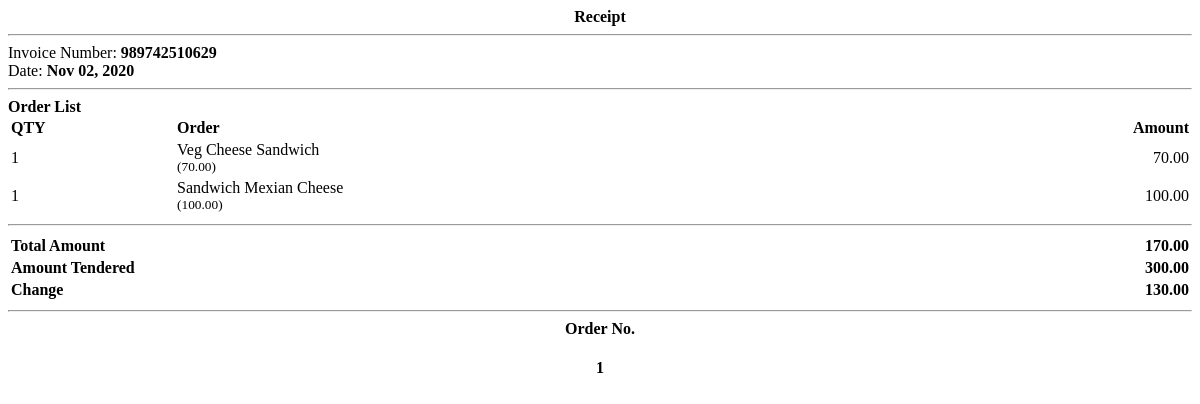
Page /receipt.php?id=1 on the committed database.
### tables this page shows
CREATE TABLE `order_items` (
  `id` int(30) NOT NULL,
  `order_id` int(30) NOT NULL,
  `product_id` int(30) NOT NULL,
  `qty` int(30) NOT NULL,
  `price` float NOT NULL,
  `amount` float NOT NULL
);

CREATE TABLE `products` (
  `id` int(30) NOT NULL,
  `category_id` int(30) NOT NULL,
  `name` varchar(200) NOT NULL,
  `description` text NOT NULL,
  `price` float NOT NULL,
  `status` tinyint(1) NOT NULL DEFAULT 1 COMMENT '0=Unavailable,1=Available'
);

### receipt.php (the view, shortened to what this page needs)
<?php
include 'db_connect.php';
$items = $conn->query("SELECT o.*,p.name FROM order_items o inner join products p on p.id = o.product_id where o.order_id = $id ");
?>
<div class="container-fluid">
	<p class="text-center"><b><?php echo $amount_tendered > 0 ? "Receipt" : "Bill" ?></b></p>
	<hr>
	<div class="flex">
		<div class="w-100">
			<?php if($amount_tendered > 0): ?>
			<p>Invoice Number: <b><?php echo $ref_no ?></b></p>
		<?php endif; ?>
			<p>Date: <b><?php echo date("M d, Y",strtotime($date_created)) ?></b></p>
		</div>
	</div>
	<hr>
	<p><b>Order List</b></p>
	<table width="100%">
		<thead>
			<tr>
				<td><b>QTY</b></td>
				<td><b>Order</b></td>
				<td class="text-right"><b>Amount</b></td>
			</tr>
		</thead>
		<tbody>
			<?php
			while($row = $items->fetch_assoc()):
			?>
			<tr>
				<td><?php echo $row['qty'] ?></td>
				<td><p><?php echo $row['name'] ?></p><?php if($row['qty'] > 0): ?><small>(<?php echo number_format($row['price'],2) ?>)</small> <?php endif; ?></td>
				<td class="text-right"><?php echo number_format($row['amount'],2) ?></td>
			</tr>
			<?php endwhile; ?>
		</tbody>
	</table>
	<hr>
	<table width="100%">
		<tbody>
			<tr>
				<td><b>Total Amount</b></td>
				<td class="text-right"><b><?php echo number_format($total_amount,2) ?></b></td>
			</tr>
			<?php if($amount_tendered > 0): ?>
			<tr>
				<td><b>Amount Tendered</b></td>
				<td class="text-right"><b><?php echo number_format($amount_tendered,2) ?></b></td>
			</tr>
			<tr>
				<td><b>Change</b></td>
				<td class="text-right"><b><?php echo number_format($amount_tendered - $total_amount,2) ?></b></td>
			</tr>
		<?php endif; ?>
		</tbody>
	</table>
	<hr>
	<p class="text-center"><b>Order No.</b></p>
	<h4 class="text-center"><b><?php echo $order_number ?></b></h4>
</div>

### receipt.php (style rules this page uses)
.flex { display: inline-flex; width: 100%; }
.text-center { text-align:center; }
.text-right { text-align:right; }
p { margin:unset; }

### rows in the picture
order_items: qty "1", product.name "Veg Cheese Sandwich", price "70.00", amount "70.00"
order_items: qty "1", product.name "Sandwich Mexian Cheese", price "100.00", amount "100.00"

### other values in the picture
$ref_no "989742510629"
date("M d, Y",strtotime($date_created)) "Nov 02, 2020"
$total_amount "170.00"
$amount_tendered "300.00"
$amount_tendered - $total_amount "130.00"
$order_number "1"
